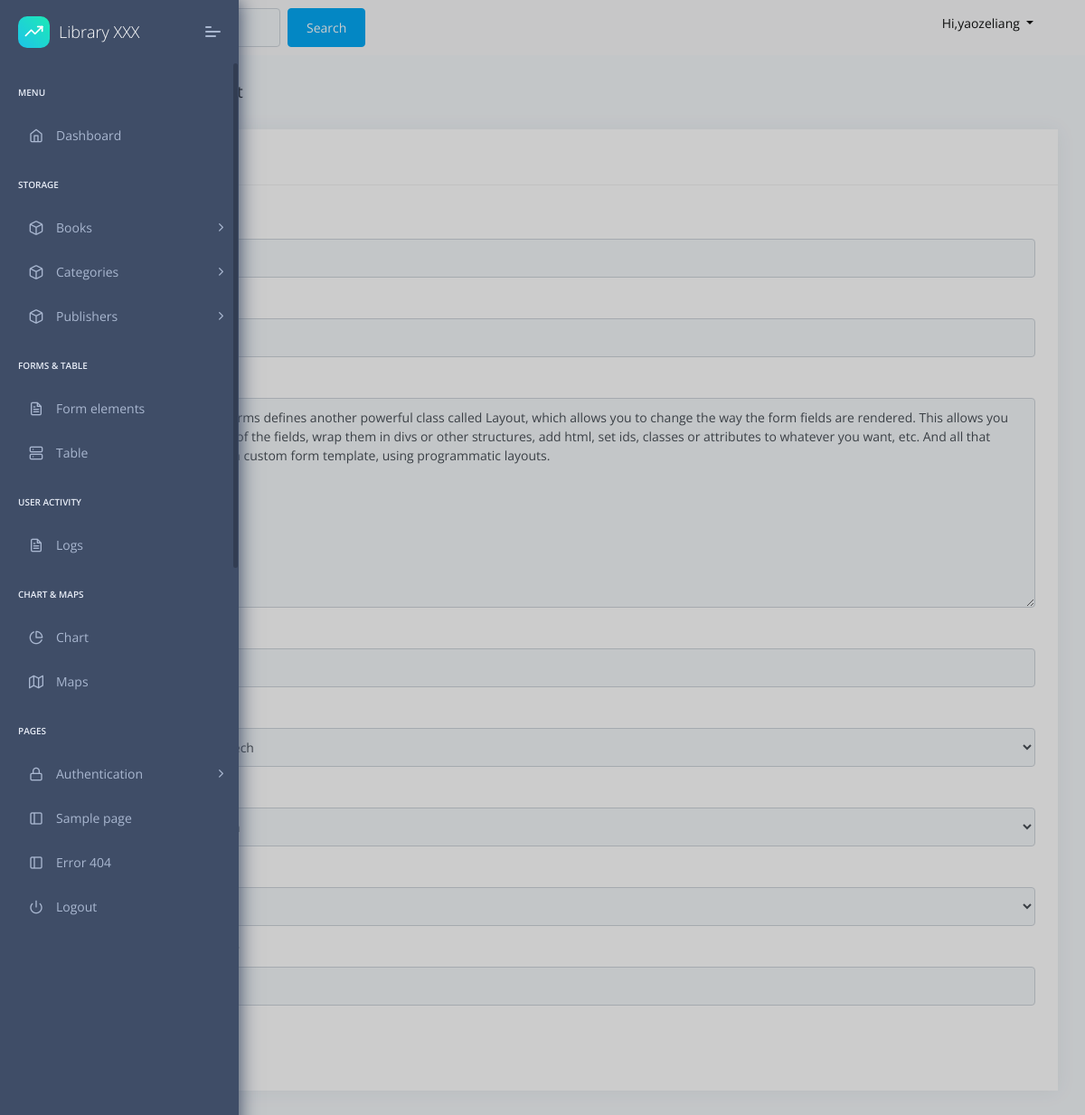
The page /book/book-update/2/ (signed in) on the database as committed earlier.
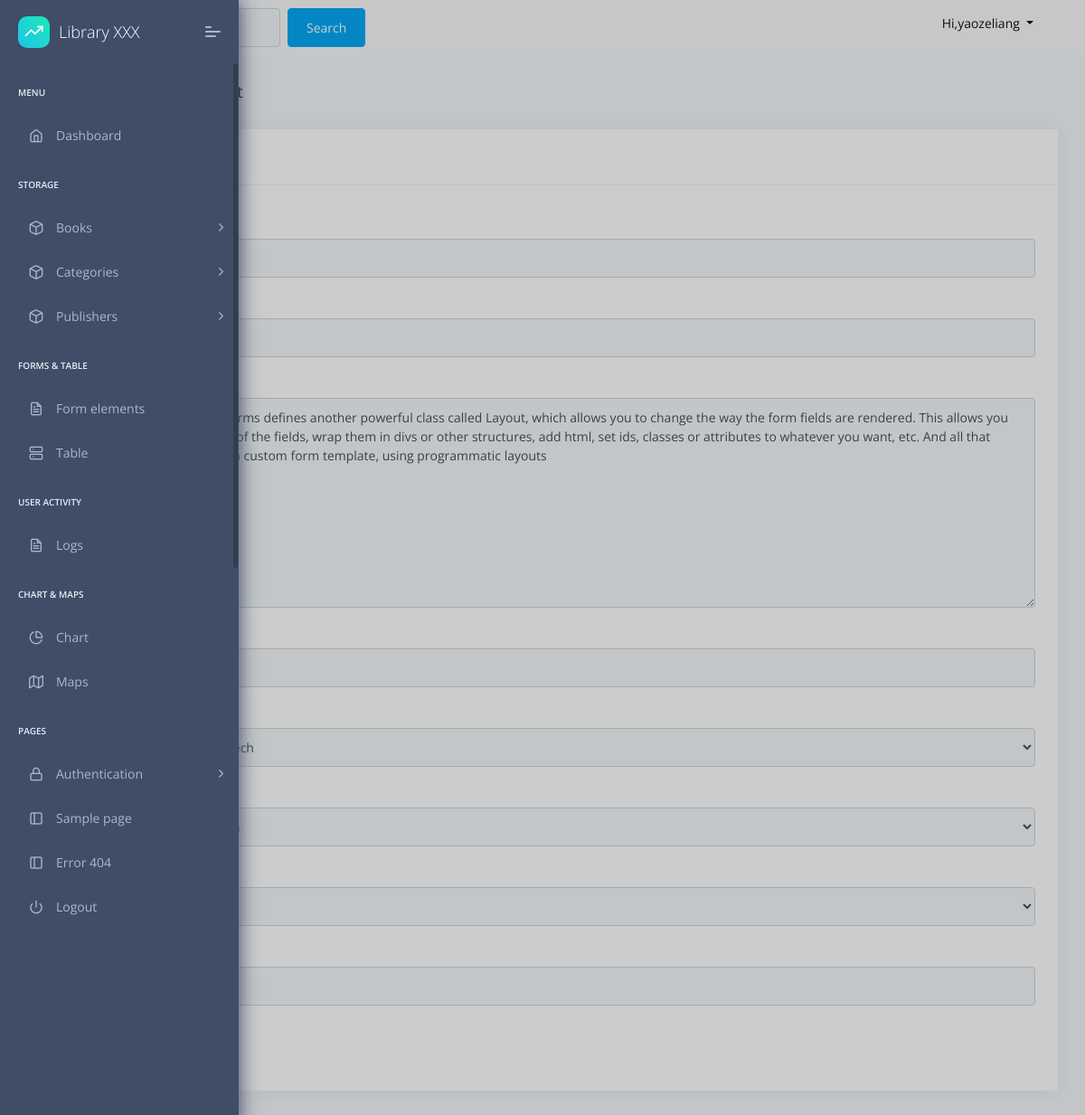
The same page on the database as committed later.
### book/models.py (models this page shows, shortened)
class Book(models.Model):
    author = models.CharField("Author",max_length=20)
    title = models.CharField('Title',max_length=100)
    description = models.TextField()
    created = models.DateTimeField('Created Time',default=timezone.now)
    updated_at = models.DateTimeField(auto_now=True)
    total_borrow_times = models.PositiveIntegerField(default=0)
    quantity = models.PositiveIntegerField(default=10)
    category = models.ForeignKey(
        Category,
        null=True,
        blank=True,
        on_delete=models.SET_NULL,
        related_name='category'
    )
    publisher=models.ForeignKey(
        Publisher,
        null=True,
        blank=True,
        on_delete=models.SET_NULL,
        related_name='publisher'
    )
    status=models.IntegerField(choices=BOOK_STATUS,default=1)
    floor_number=models.IntegerField(choices=FLOOR,default=1)
    bookshelf_number=models.CharField('Bookshelf Number',max_length=10,default='0001')
    updated_by=models.CharField(max_length=20,default='yaozeliang')

### book/views.py (the view, shortened to what this page needs)
# urls.py: path('book-update/<int:pk>/',BookUpdateView.as_view(),name="book_update"),
class BookUpdateView(LoginRequiredMixin,UpdateView):
    model = Book
    login_url = 'login'
    form_class=BookCreateEditForm
    template_name = 'book/book_update.html'

### book/forms.py
class BookCreateEditForm(forms.ModelForm):
    class Meta:
        model = Book
        fields = ('author',
                  'title',
                  'description',
                  'quantity',
                  'category',
                  'publisher',
                  'floor_number',
                  "bookshelf_number")

### book/models.py (called while the page is built)
    def __str__(self):
        return self.name

    def __str__(self):
        return self.name

### templates/book/book_update.html (shortened to what this page needs)
{% extends "layouts/base.html" %}
{% load crispy_forms_tags %}
{% block content %}
<div class="pcoded-content">
    <div class="pcoded-inner-content">
        <div class="page-header">
            <div class="page-block">
                <div class="row align-items-center">
                    <div class="col-md-12">
                        <div class="page-header-title">
                            <h5 class="m-b-10">Book Management</h5>
                        </div>
                    </div>
                </div>
            </div>
        </div>
        <br>
        <div class="main-body">
            <div class="page-wrapper">
                <div class="row">
                    <div class="col-xl-12">
                        <div class="card">
                            <div class="card-header">
                                <h5>Modify Book</h5>
                            </div>
                            <div class="card-block table-border-style">
                                <form method="post" enctype="multipart/form-data">
                                    {{ form|crispy }}
                                    <button type="submit" class="btn btn-primary">Update</button>
                                </form>
                            </div>
                        </div>
                    </div>
                </div>
            </div>
        </div>
    </div>
</div>
{% endblock content %}

Rows that differ between the two databases and show on the page:
changed Book "Yao Zeliang": description "…form template, using programmatic layouts." → "…form template, using programmatic layouts"
